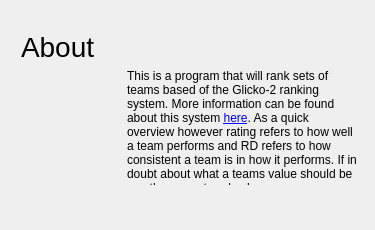
<?xml version="1.0" encoding="UTF-8"?>
<ui version="4.0">
 <class>aboutDialog</class>
 <widget class="QDialog" name="aboutDialog">
  <property name="geometry">
   <rect>
    <x>0</x>
    <y>0</y>
    <width>375</width>
    <height>230</height>
   </rect>
  </property>
  <property name="minimumSize">
   <size>
    <width>375</width>
    <height>230</height>
   </size>
  </property>
  <property name="maximumSize">
   <size>
    <width>375</width>
    <height>230</height>
   </size>
  </property>
  <property name="windowTitle">
   <string>About</string>
  </property>
  <widget class="QWidget" name="">
   <property name="geometry">
    <rect>
     <x>10</x>
     <y>20</y>
     <width>359</width>
     <height>176</height>
    </rect>
   </property>
   <layout class="QVBoxLayout" name="verticalLayout">
    <item>
     <widget class="QLabel" name="infoTitle">
      <property name="font">
       <font>
        <pointsize>21</pointsize>
       </font>
      </property>
      <property name="text">
       <string>About</string>
      </property>
     </widget>
    </item>
    <item>
     <layout class="QHBoxLayout" name="horizontalLayout">
      <item>
       <widget class="QLabel" name="infoImg">
        <property name="minimumSize">
         <size>
          <width>100</width>
          <height>100</height>
         </size>
        </property>
        <property name="maximumSize">
         <size>
          <width>100</width>
          <height>100</height>
         </size>
        </property>
        <property name="text">
         <string/>
        </property>
        <property name="pixmap">
         <pixmap resource="resources.qrc">:/resources/about.png</pixmap>
        </property>
        <property name="scaledContents">
         <bool>true</bool>
        </property>
       </widget>
      </item>
      <item>
       <widget class="QLabel" name="infoText">
        <property name="text">
         <string>&lt;html&gt;&lt;head/&gt;&lt;body&gt;&lt;p&gt;This is a program that will rank sets of teams based of the Glicko-2 ranking system. More information can be found about this system &lt;a href=&quot;http://www.glicko.net/glicko/glicko2.pdf&quot;&gt;&lt;span style=&quot; text-decoration: underline; color:#0000ff;&quot;&gt;here&lt;/span&gt;&lt;/a&gt;. As a quick overview however rating refers to how well a team performs and RD refers to how consistent a team is in how it performs. If in doubt about what a teams value should be use the pre entered value.&lt;/p&gt;&lt;/body&gt;&lt;/html&gt;</string>
        </property>
        <property name="textFormat">
         <enum>Qt::RichText</enum>
        </property>
        <property name="wordWrap">
         <bool>true</bool>
        </property>
        <property name="textInteractionFlags">
         <set>Qt::TextBrowserInteraction</set>
        </property>
       </widget>
      </item>
     </layout>
    </item>
   </layout>
  </widget>
 </widget>
 <layoutdefault spacing="6" margin="11"/>
 <resources>
  <include location="resources.qrc"/>
 </resources>
 <connections/>
</ui>
